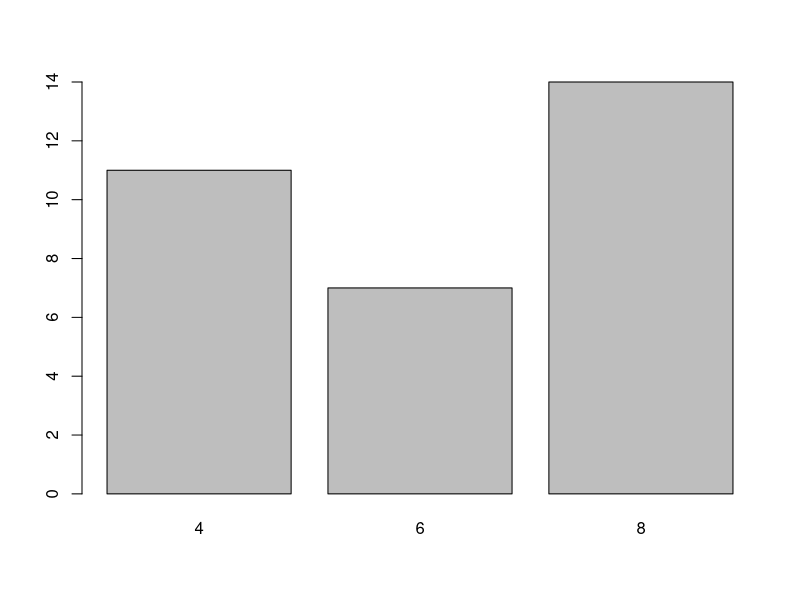
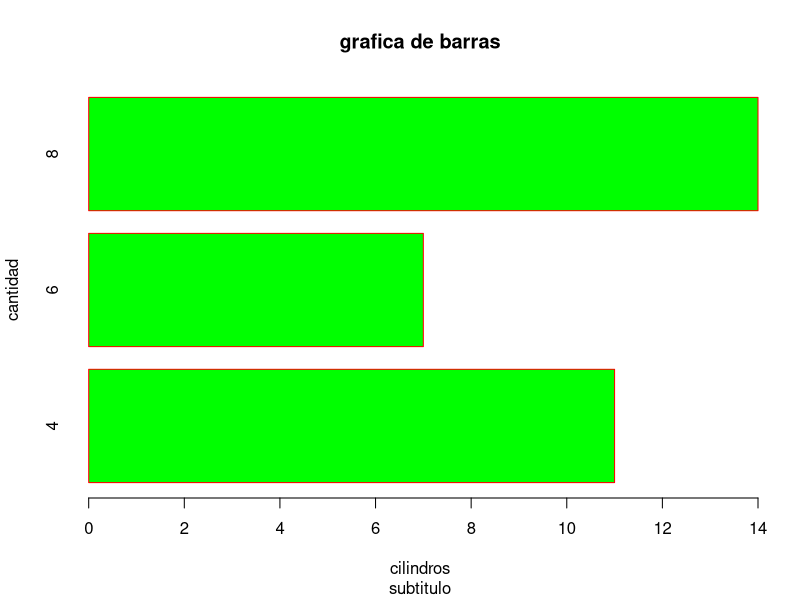
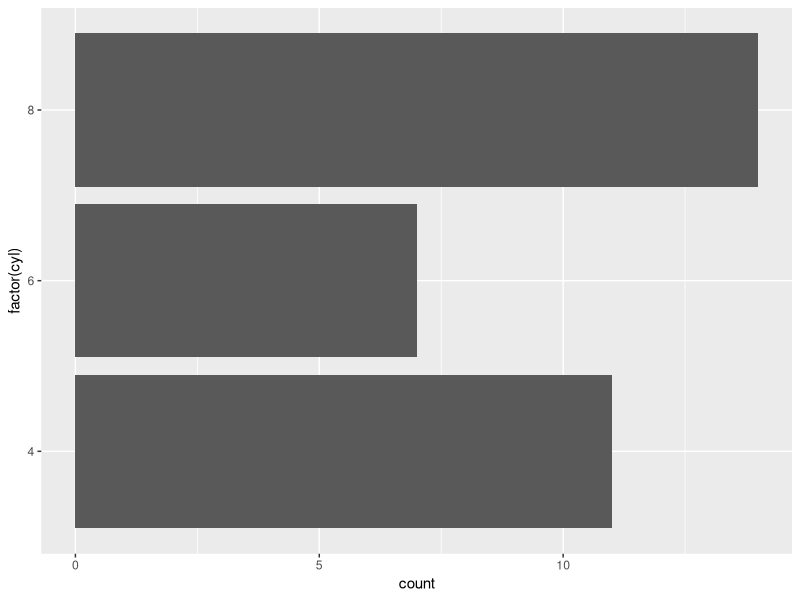
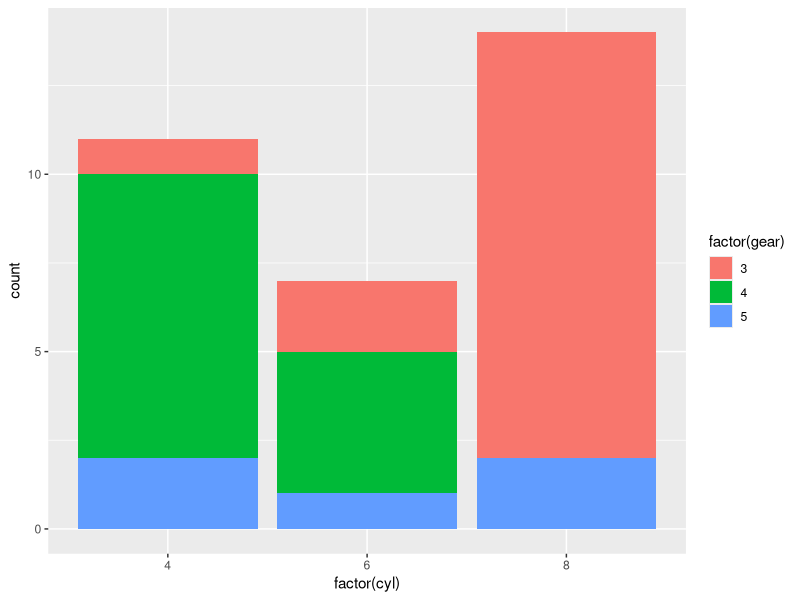
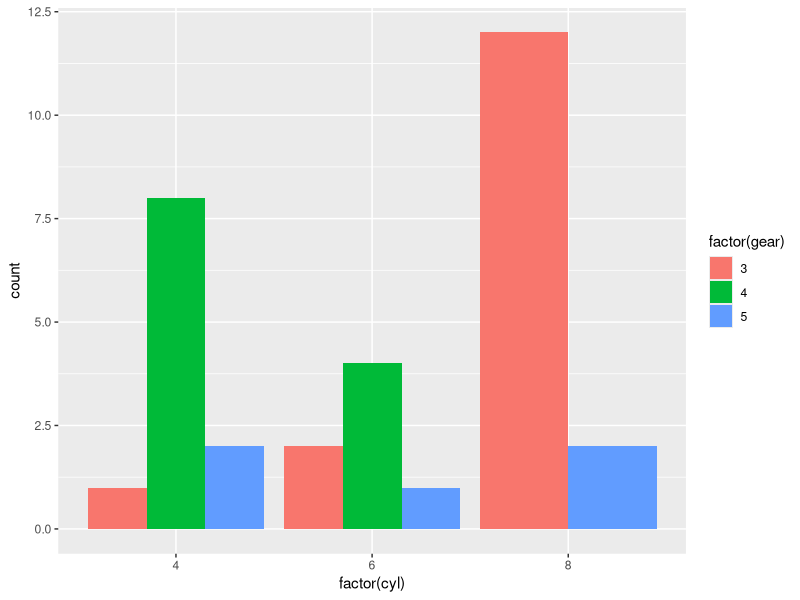
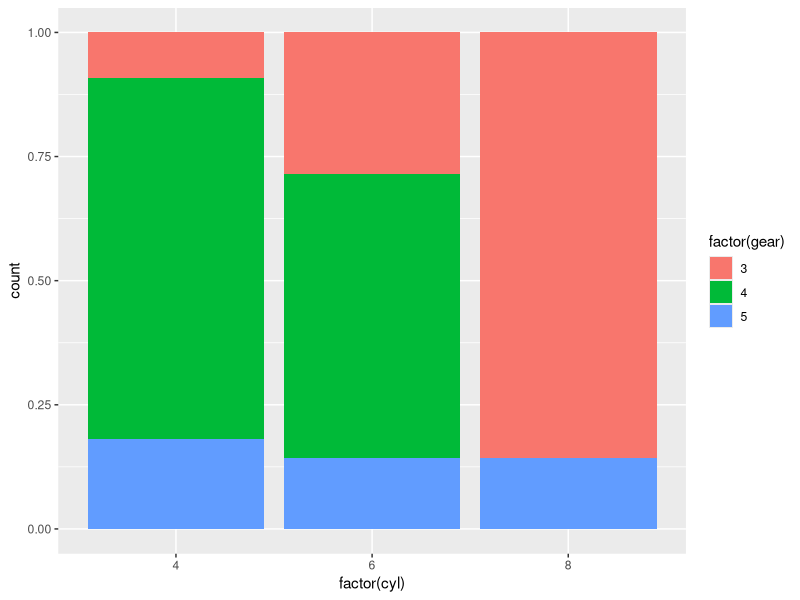

Here is the R script that generated these plots, in order:
# T2V5 - graficas de barras en R

# Objetivo: hacer graficas de barras en r
# ------------------------------------------------
# En este ejercicio vamos a:
# 1. graficas de barras con base graphics
# 2. graficas de barras con ggplot2

# cargando los datos
data("mtcars")

# viendo los datos
head(mtcars)

# generando tabla agrupada
table(mtcars$cyl)

# grafica de barras basica
barplot(table(mtcars$cyl))

# editando grafica de barras
barplot(table(mtcars$cyl),
        horiz = 'TRUE',
        col='green',
        border='red',
        main='grafica de barras',
        sub='subtitulo',
        xlab='cilindros',
        ylab='cantidad')



# cargar ggplot2
# install.packages("ggplot2")
library(ggplot2)

# grafica de barras
ggplot(data=mtcars,
       mapping=aes(x=factor(cyl)))+
  geom_bar()+
  coord_flip()



# guardando grafica en variable
p<- ggplot(data=mtcars,
       mapping=aes(x=factor(cyl),
       fill=factor(gear)))


# stacked bar chart
p + geom_bar(position='stack',stat='count')

# dogde bar chart
p+geom_bar(position='dodge',stat='count')

# stacked + percent barchart
p+geom_bar(position='fill',stat='count')
